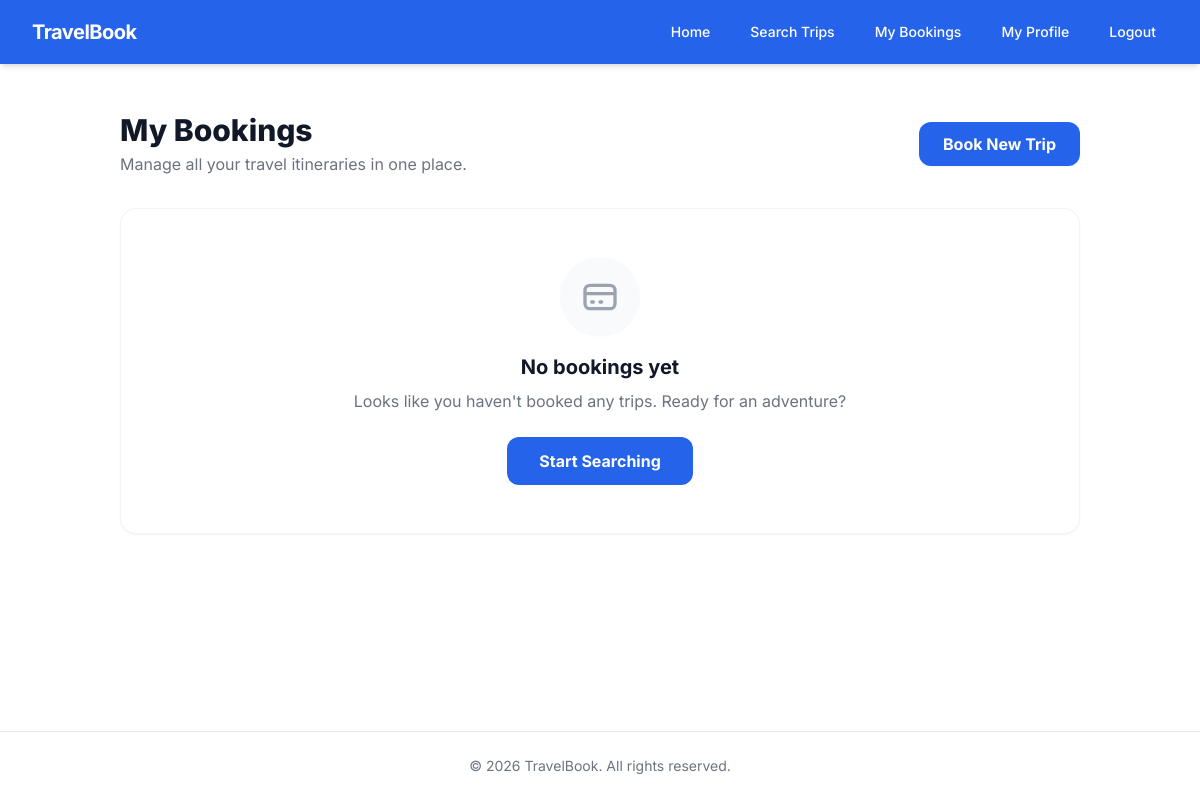
Page /my-bookings/ (signed in) on the earlier database version.
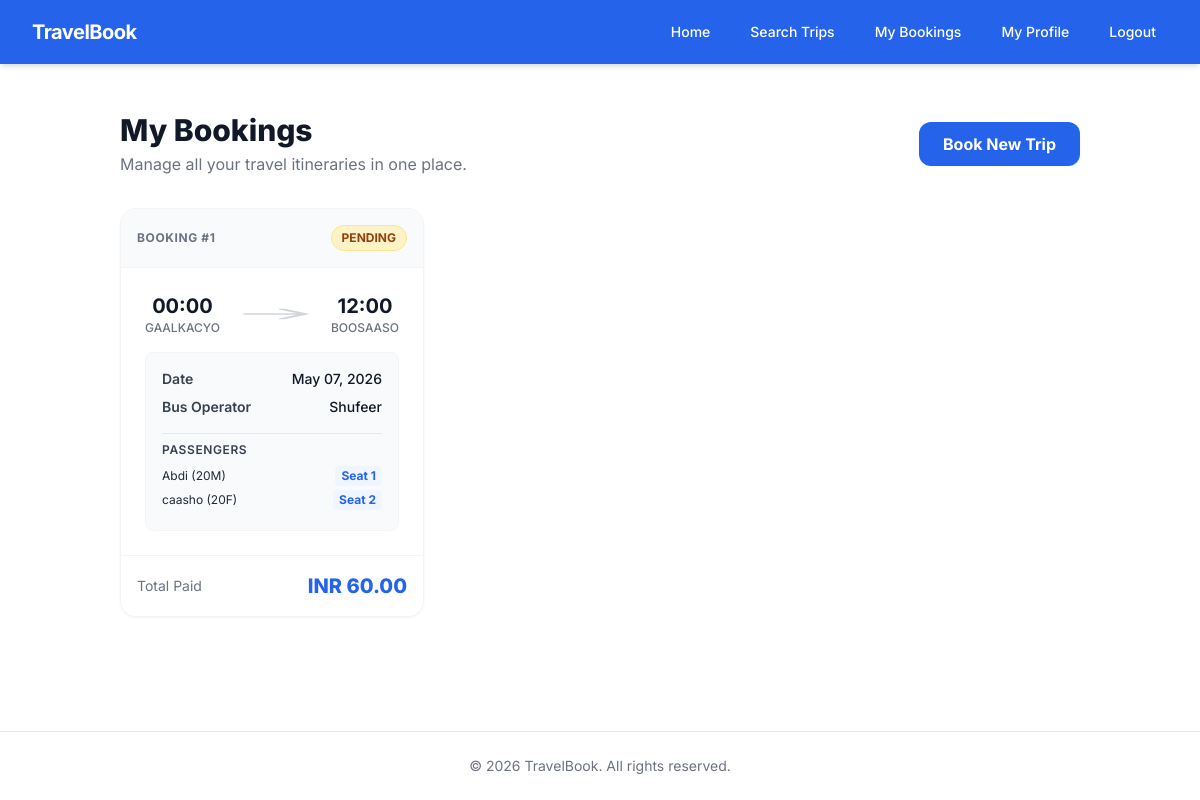
Same page on the later database version.
### booking/models.py (models this page shows, shortened)
class Booking(models.Model):
    STATUS_CHOICES = (
        ('PENDING', 'Pending'),
        ('CONFIRMED', 'Confirmed'),
        ('CANCELLED', 'Cancelled'),
    )
    user = models.ForeignKey(User, on_delete=models.CASCADE, related_name='bookings')
    trip = models.ForeignKey(Trip, on_delete=models.CASCADE, related_name='booking_set')
    seats = models.ManyToManyField(Seat)
    total_amount = models.DecimalField(max_digits=10, decimal_places=2, null=True, blank=True)
    status = models.CharField(max_length=20, choices=STATUS_CHOICES, default='PENDING')
    contact_email = models.EmailField(blank=True, null=True)
    contact_phone = models.CharField(max_length=20, blank=True, null=True)
    booking_time = models.DateTimeField(auto_now_add=True)

class Passenger(models.Model):
    GENDER_CHOICES = (
        ('M', 'Male'),
        ('F', 'Female'),
    )
    booking = models.ForeignKey(Booking, on_delete=models.CASCADE, related_name='passengers')
    seat = models.ForeignKey(Seat, on_delete=models.CASCADE)
    name = models.CharField(max_length=255)
    age = models.PositiveIntegerField()
    gender = models.CharField(max_length=1, choices=GENDER_CHOICES)

### listing/models.py (models this page shows, shortened)
class Trip(models.Model):
    bus = models.ForeignKey(Bus, on_delete=models.CASCADE, related_name='trips')
    route = models.ForeignKey(Route, on_delete=models.CASCADE, related_name='trips')
    departure_time = models.DateTimeField()
    arrival_time = models.DateTimeField()
    price = models.DecimalField(max_digits=10, decimal_places=2)

class Route(models.Model):
    origin = models.CharField(max_length=255)
    destination = models.CharField(max_length=255)

class Bus(models.Model):
    operator = models.ForeignKey(BusOperator, on_delete=models.CASCADE, related_name='buses')
    registration_number = models.CharField(max_length=50, unique=True)
    capacity = models.PositiveIntegerField()
    class Meta:
        verbose_name_plural = "Buses"

class BusOperator(models.Model):
    name = models.CharField(max_length=255)
    contact_email = models.EmailField()
    phone_number = models.CharField(max_length=20)
    created_at = models.DateTimeField(auto_now_add=True)

class Seat(models.Model):
    bus = models.ForeignKey(Bus, on_delete=models.CASCADE, related_name='seats')
    seat_number = models.CharField(max_length=10)
    class Meta:
        unique_together = ('bus', 'seat_number')

### booking/views.py (the view)
# urls.py: path('my-bookings/', views.my_bookings_view, name='my_bookings'),
@login_required
def my_bookings_view(request):
    bookings = Booking.objects.filter(user=request.user).order_by('-booking_time')
    return render(request, 'booking/my_bookings.html', {'bookings': bookings})

### booking/templates/booking/my_bookings.html (shortened to what this page needs)
{% extends 'base.html' %}
{% block content %}
<div class="max-w-6xl mx-auto mt-4">
    <div class="mb-8 flex items-center justify-between">
        <div>
            <h1 class="text-3xl font-extrabold text-gray-900">My Bookings</h1>
            <p class="text-gray-500 mt-1">Manage all your travel itineraries in one place.</p>
        </div>
        <a href="{% url 'listing:search' %}" class="bg-blue-600 hover:bg-blue-700 text-white font-bold py-2.5 px-6 rounded-xl transition duration-300 shadow-sm hidden sm:block">
            Book New Trip
        </a>
    </div>
    {% if bookings %}
        <div class="grid grid-cols-1 md:grid-cols-2 lg:grid-cols-3 gap-6">
            {% for booking in bookings %}
            <div class="bg-white rounded-2xl shadow-sm border border-gray-100 hover:shadow-md transition-shadow overflow-hidden flex flex-col">
                <div class="bg-gray-50 p-4 border-b border-gray-100 flex justify-between items-center">
                    <span class="text-xs font-bold text-gray-500 uppercase tracking-wider">Booking #{{ booking.id }}</span>
                    {% if booking.status == 'CONFIRMED' %}
                        <span class="px-2.5 py-1 text-xs font-bold rounded-full bg-green-100 text-green-800 border border-green-200">CONFIRMED</span>
                    {% elif booking.status == 'PENDING' %}
                        <span class="px-2.5 py-1 text-xs font-bold rounded-full bg-amber-100 text-amber-800 border border-amber-200">PENDING</span>
                    {% else %}
                        <span class="px-2.5 py-1 text-xs font-bold rounded-full bg-red-100 text-red-800 border border-red-200">CANCELLED</span>
                    {% endif %}
                </div>
                <div class="p-6 flex-grow">
                    <div class="flex items-center justify-between mb-4">
                        <div class="text-center">
                            <p class="text-xl font-bold text-gray-900">{{ booking.trip.departure_time|time:"H:i" }}</p>
                            <p class="text-xs font-medium text-gray-500 uppercase">{{ booking.trip.route.origin|truncatechars:10 }}</p>
                        </div>
                        <div class="flex-1 px-4 text-center text-gray-300">
                            <svg class="w-full h-4" fill="none" stroke="currentColor" viewBox="0 0 24 24" preserveAspectRatio="none"><path stroke-linecap="round" stroke-linejoin="round" stroke-width="2" d="M14 5l7 7m0 0l-7 7m7-7H3"></path></svg>
                        </div>
                        <div class="text-center">
                            <p class="text-xl font-bold text-gray-900">{{ booking.trip.arrival_time|time:"H:i" }}</p>
                            <p class="text-xs font-medium text-gray-500 uppercase">{{ booking.trip.route.destination|truncatechars:10 }}</p>
                        </div>
                    </div>
                    <div class="space-y-2 text-sm text-gray-600 bg-gray-50 rounded-lg p-4 border border-gray-100">
                        <div class="flex justify-between mb-2">
                            <span class="font-semibold text-gray-700">Date</span>
                            <span class="font-medium text-gray-900">{{ booking.trip.departure_time|date:"M d, Y" }}</span>
                        </div>
                        <div class="flex justify-between mb-4 border-b border-gray-200 pb-4">
                            <span class="font-semibold text-gray-700">Bus Operator</span>
                            <span class="font-medium text-gray-900">{{ booking.trip.bus.operator.name }}</span>
                        </div>
                        <div class="mt-2">
                            <p class="font-semibold text-gray-700 mb-2 uppercase text-xs tracking-wider">Passengers</p>
                            {% for passenger in booking.passengers.all %}
                            <div class="flex justify-between items-center text-xs mb-1">
                                <span class="text-gray-800">{{ passenger.name }} ({{ passenger.age }}{{ passenger.gender }})</span>
                                <span class="font-bold text-blue-600 bg-blue-50 px-1.5 py-0.5 rounded">Seat {{ passenger.seat.seat_number }}</span>
                            </div>
                            {% empty %}
                            <p class="text-xs text-gray-500">No passenger details.</p>
                            {% endfor %}
                        </div>
                    </div>
                </div>
                <div class="p-4 border-t border-gray-100 bg-white flex justify-between items-center">
                    <span class="text-gray-500 text-sm">Total Paid</span>
                    <span class="text-xl font-extrabold text-blue-600">INR {{ booking.total_amount }}</span>
                </div>
            </div>
            {% endfor %}
        </div>
    {% else %}
        <div class="bg-white rounded-2xl shadow-sm border border-gray-100 p-12 text-center mt-8">
            <div class="mx-auto flex items-center justify-center h-20 w-20 rounded-full bg-gray-50 mb-4">
                <svg class="h-10 w-10 text-gray-400" fill="none" stroke="currentColor" viewBox="0 0 24 24"><path stroke-linecap="round" stroke-linejoin="round" stroke-width="2" d="M3 10h18M7 15h1m4 0h1m-7 4h12a3 3 0 003-3V8a3 3 0 00-3-3H6a3 3 0 00-3 3v8a3 3 0 003 3z"></path></svg>
            </div>
            <h3 class="text-xl font-bold text-gray-900 mb-2">No bookings yet</h3>
            <p class="text-gray-500 mb-6">Looks like you haven't booked any trips. Ready for an adventure?</p>
            <a href="{% url 'listing:search' %}" class="inline-block bg-blue-600 hover:bg-blue-700 text-white font-bold py-3 px-8 rounded-xl transition duration-300">
                Start Searching
            </a>
        </div>
    {% endif %}
</div>
{% endblock %}

### templates/base.html (shortened to what this page needs)
<!DOCTYPE html>
<html lang="en">
<head>
    <script src="https://cdn.tailwindcss.com"></script>
</head>
<body class="min-h-screen flex flex-col">
    <nav class="bg-blue-600 text-white shadow-md">
        <div class="max-w-7xl mx-auto px-4 sm:px-6 lg:px-8">
            <div class="flex items-center justify-between h-16">
                <div class="flex items-center">
                    <a href="{% url 'booking:home' %}" class="font-bold text-xl tracking-tight">TravelBook</a>
                </div>
                <div class="hidden md:block">
                    <div class="ml-10 flex items-baseline space-x-4">
                        <a href="{% url 'booking:home' %}" class="px-3 py-2 rounded-md text-sm font-medium hover:bg-blue-500 transition">Home</a>
                        <a href="{% url 'listing:search' %}" class="px-3 py-2 rounded-md text-sm font-medium hover:bg-blue-500 transition">Search Trips</a>
                        {% if user.is_authenticated %}
                            <a href="{% url 'booking:my_bookings' %}" class="px-3 py-2 rounded-md text-sm font-medium hover:bg-blue-500 transition">My Bookings</a>
                            <a href="{% url 'accounts:profile' %}" class="px-3 py-2 rounded-md text-sm font-medium hover:bg-blue-500 transition">My Profile</a>
                            <a href="{% url 'accounts:logout' %}" class="px-3 py-2 rounded-md text-sm font-medium hover:bg-blue-500 transition">Logout</a>
                        {% else %}
                            <a href="{% url 'accounts:login' %}" class="px-3 py-2 rounded-md text-sm font-medium hover:bg-blue-500 transition">Login</a>
                            <a href="{% url 'accounts:register' %}" class="px-3 py-2 rounded-md text-sm font-medium bg-white text-blue-600 hover:bg-gray-100 transition shadow-sm">Sign Up</a>
                        {% endif %}
                    </div>
                </div>
            </div>
        </div>
    </nav>
    <main class="flex-grow container mx-auto px-4 sm:px-6 lg:px-8 py-8">
        {% block content %}{% endblock %}
    </main>
    <footer class="bg-white border-t py-6 mt-auto">
        <div class="max-w-7xl mx-auto px-4 text-center text-gray-500 text-sm">
            &copy; 2026 TravelBook. All rights reserved.
        </div>
    </footer>
</body>
</html>

### templates/base.html (style rules this page uses)
body { font-family: 'Inter', sans-serif; @apply bg-gray-50 text-gray-900; }

Differences in the rows shown:
added Booking: id "1", status "PENDING", trip.departure_time "00:00", trip.route.origin "GAALKACYO", trip.arrival_time "12:00", trip.route.destination "BOOSAASO", trip.departure_time "May 07, 2026", trip.bus.operator.name "Shufeer", total_amount "60.00"
added Passenger: name "Abdi", age "20", gender "M", seat.seat_number "1"
added Passenger: name "caasho", age "20", gender "F", seat.seat_number "2"
Other differences:
text no longer shown: "No bookings yet Looks like you haven't booked any trips. Ready for an adventure? Start Searching"
